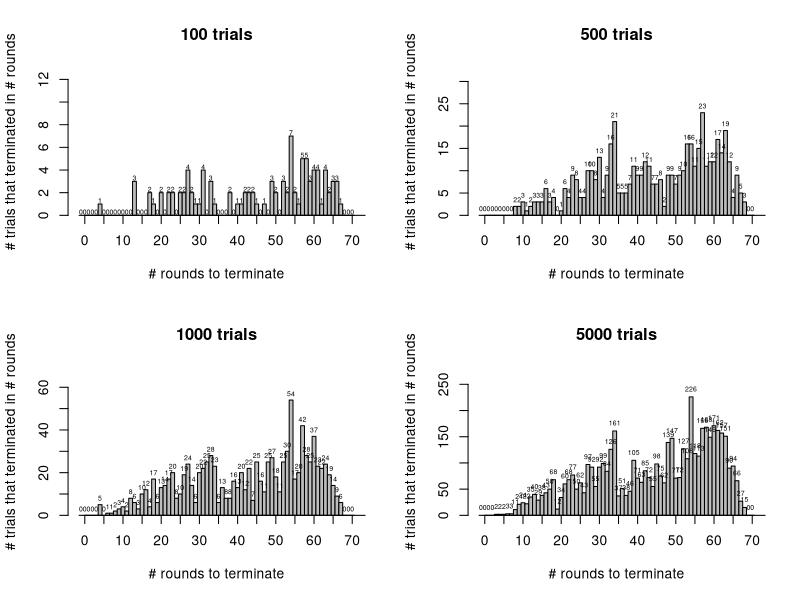

Write the R code that produced this figure.

#simulate n trials for termination of a game of Bulgarian solitaire with p final piles
# invariants:
#   -sum of all piles up to currentNumPiles will always be cardTotal
#   -piles of zero cards are removed, so the current configurations should have no holes
#   -game only terminates iff cardTotal is a triangular number, and if so, will terminate within 
#     p^2-p trials or fewer.

######## change inputs here ###########
#vector of the number of trials requested
n = numTrials = c(100,500,1000,5000)
#number of final piles of cards
p = numFinalPiles = 9 
#######################################

cardTotal = numFinalPiles * (numFinalPiles + 1) /2
maxTrialsPossible = p^2-p
# see Igusa and Etienne (1984 paper) for proof that for DB = maximum number of moves needed to reach a cycle,
#DB(n) <=k^2 - k whenever n <= 1 + 2 + ... + k, and 
#equality holds when n = 1 + 2 + ...+ k
roundsTaken = rep(0,maxTrialsPossible)


#==================================================
#function to output a vector of roundsTakens for different variations of numTrials and numFinalPiles
roundsTakenVector = function(numTrials, numFinalPiles) {
  
  #----begin trials----
  for (k in 1:numTrials) {
    
    #----initial board set up----
    #Start with a random distribution of piles of cards
    cardsRemainingToInsert = cardTotal
    i = 1
    solitaireBoard = rep(0,cardTotal+1)
    while (cardsRemainingToInsert > 0 ) {
      num = sample(1:cardsRemainingToInsert, 1)
      solitaireBoard[i] = num
      cardsRemainingToInsert = cardsRemainingToInsert - num
      i = i+1
      currentNumPiles = i-1
    }
    
    #function to check if the game is done
    isDone = function(solitaireBoard) {
      
      if (currentNumPiles != numFinalPiles) {
        return(FALSE) #board has incorrect number of piles at this iteration
      } else {
        numCheck = rep(0,numFinalPiles)
        for (i in 1:currentNumPiles) {
          if (solitaireBoard[i] > numFinalPiles) {
            return(FALSE) #not done if the number of piles in the board has more cards than the number of final piles
          } else {
            numCheck[solitaireBoard[i]] = solitaireBoard[i];
          }
        }
        numCheckSum = 0
        for (j in 1:currentNumPiles) {
          numCheckSum = numCheckSum + numCheck[j]
        }
        if (numCheckSum == cardTotal) {
          return(TRUE)
        }
        return(FALSE)
      }
      
    }
    
    
    #----play the game----
    numRounds = 0 #record how many rounds it takes for the game to terminate
    
    while (!isDone(solitaireBoard)) {
      
      #----play one round of the game----
      
      for (i in 1:currentNumPiles) {
        #take one card from each pile
        solitaireBoard[i] = solitaireBoard[i]-1
      }
      solitaireBoard[currentNumPiles+1] = currentNumPiles
      currentNumPiles = currentNumPiles + 1
      
      #----pack the piles so that there are no holes----
      iter = 1
      for (j in 1:currentNumPiles) {
        if (solitaireBoard[j] != 0) {
          solitaireBoard[iter] = solitaireBoard[j]
          iter = iter + 1
        }
        j = j+1
      }
      currentNumPiles = iter-1
      #print(solitaireBoard[1:currentNumPiles])
      numRounds = numRounds + 1
    }
    roundsTaken[numRounds] = roundsTaken[numRounds] + 1
  }
  return(roundsTaken)
}
#==================================================

results = data.frame(matrix(NA, nrow = maxTrialsPossible, ncol = length(numTrials)))
results[,1] = c(1:maxTrialsPossible)
colnames(results)[1] = "trials"
par(mfrow = c(2,length(numTrials)/2))
for (test in 1:length(numTrials)) {
  results[,test+1] = roundsTakenVector(numTrials[test], numFinalPiles)
  colnames(results)[test+1] = paste(numTrials[test], "trials")
  b = barplot(results[,test+1], 
          main=paste(numTrials[test], "trials"),
          #xlim = round(seq(0,maxTrialsPossible, maxTrialsPossible/10)))
          xlim = c(0,maxTrialsPossible),
          ylim = c(0,max(results[,test+1])+numTrials[test]/100+5),
          xlab = "# rounds to terminate",
          ylab = "# trials that terminated in # rounds",
          space = 0,
          width = 1
          )
  text(results$trials-.5, results[,test+1]+.3*numTrials[test]/100, labels = results[,test+1], cex = .5)
  axis(side = 1, at = seq(1,maxTrialsPossible+5, 5)+.5,labels = seq(0,maxTrialsPossible+5, 5), cex = .5)
}
